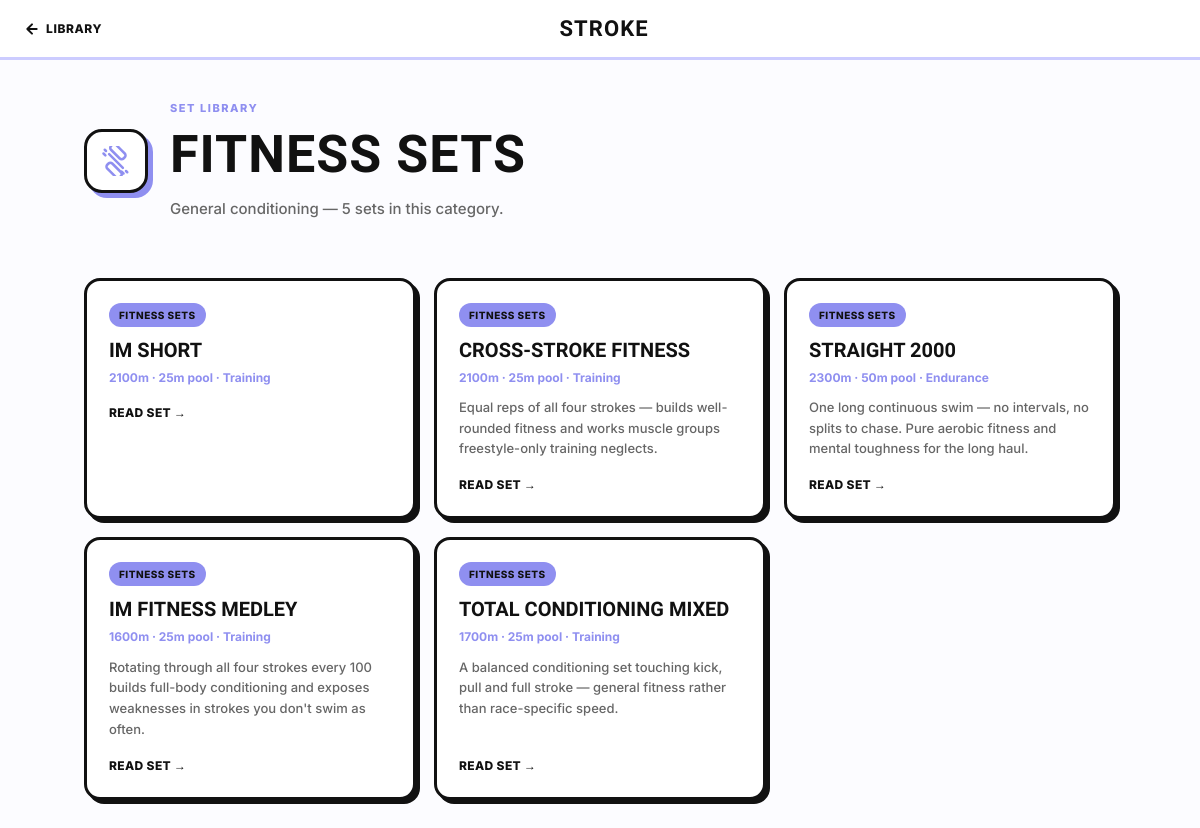
The app's page /sets/category/fitness (signed in) with its own data.
### models.py (models this page shows)
class SavedSet(db.Model):
    __tablename__ = 'saved_set'
    id = db.Column(db.Integer, primary_key=True)
    name = db.Column(db.String(100), nullable=False)
    pool = db.Column(db.String(10), default='25m')
    session_type = db.Column(db.String(50), default='Training')
    sets_data = db.Column(db.Text)  # JSON string, same shape as sessionSets in log.html
    category = db.Column(db.String(30), default='Fitness')
    description = db.Column(db.Text)
    created_by = db.Column(db.Integer, db.ForeignKey('user.id'))
    created_at = db.Column(db.DateTime, default=datetime.utcnow)
    def get_sets(self):
        try:
            return json.loads(self.sets_data or '[]')
        except:
            return []
    def total_distance(self):
        total = 0
        for s in self.get_sets():
            try:
                total += int(s.get('reps', 0)) * int(s.get('dist', 0))
            except:
                pass
        return total

### routes.py (the view)
@main.route('/sets/category/<slug>')
@login_required
def sets_category(slug):
    from app import db
    from models import SavedSet
    from flask import abort
    category = _find_category(slug=slug)
    if not category:
        abort(404)
    sets = (
        db.session.query(SavedSet)
        .filter_by(category=category['key'])
        .order_by(SavedSet.created_at.desc())
        .all()
    )
    return render_template('sets_category.html', category=category, sets=sets)

### routes.py (called while the page is built)
def _find_category(slug=None, key=None):
    for c in SET_CATEGORIES:
        if slug is not None and c['slug'] == slug:
            return c
        if key is not None and c['key'] == key:
            return c
    return None

### templates/sets_category.html (shortened to what this page needs)
<!DOCTYPE html>
<html lang="en">
<head>
<link rel="stylesheet" href="{{ url_for('static', filename='css/main.css') }}">
<link rel="stylesheet" href="{{ url_for('static', filename='css/sets.css') }}">
</head>
<body>
{% from '_set_icons.html' import set_icon %}
<nav class="sets-nav">
  <a href="/sets" class="sets-nav-back">
    <svg width="16" height="16" viewBox="0 0 24 24" fill="none" stroke="currentColor" stroke-width="3" stroke-linecap="round" stroke-linejoin="round"><path d="M19 12H5M12 5l-7 7 7 7"/></svg>
    Library
  </a>
  <a href="/" class="sets-nav-logo">STROKE</a>
</nav>
<div class="sets-wrap">
  <div class="cat-header" style="--cat-color:{{ category.color }}">
    <div class="cat-header-icon">{{ set_icon(category.icon) }}</div>
    <div>
      <p class="sets-eyebrow">Set library</p>
      <h1 class="sets-h1">{{ category.label }}</h1>
      <p class="sets-sub">{{ category.blurb }} — {{ sets|length }} set{{ 's' if sets|length != 1 else '' }} in this category.</p>
    </div>
  </div>
  <div class="sets-card-grid">
    {% for s in sets %}
    <a href="/sets/view/{{ s.id }}" class="set-card" style="--cat-color:{{ category.color }}">
      <span class="set-card-cat">{{ category.label }}</span>
      <p class="set-card-name">{{ s.name }}</p>
      <p class="set-card-meta">{{ s.total_distance() }}m · {{ s.pool }} pool · {{ s.session_type }}</p>
      {% if s.description %}<p class="set-card-desc">{{ s.description }}</p>{% endif %}
      <span class="set-card-cta">Read set →</span>
    </a>
    {% else %}
    <div class="sets-empty">No sets in this category yet.</div>
    {% endfor %}
  </div>
</div>
</body>
</html>

### static/css/main.css (style rules this page uses)
*, *::before, *::after { box-sizing: border-box; margin: 0; padding: 0; }
html { scroll-behavior: smooth; overflow-x: hidden; }
body { font-family: 'Inter', sans-serif; background: #fcfcff; color: #111111; line-height: 1.6; min-height: 100vh; overflow-x: hidden; }
img, svg { max-width: 100%; display: block; }
button, a { cursor: pointer; }
a { color: inherit; text-decoration: none; }
nav { display: flex; align-items: center; justify-content: space-between; padding: 0 24px; height: 64px; position: sticky; top: 0; z-index: 100; background: #ffffff; border-bottom: 3px solid #ccccff; }

### static/css/sets.css (style rules this page uses)
.sets-nav { display:flex; align-items:center; justify-content:space-between; padding:0 24px; height:60px; background:#fff; border-bottom:3px solid #ccccff; position:sticky; top:0; z-index:100; }
.sets-nav-back { font-size:12px; font-weight:800; text-transform:uppercase; letter-spacing:.05em; color:#111; text-decoration:none; display:flex; align-items:center; gap:6px; }
.sets-nav-logo { font-family:'Antonio',sans-serif; font-size:22px; font-weight:700; text-transform:uppercase; letter-spacing:.05em; color:#111; text-decoration:none; }
.sets-wrap { max-width:1080px; margin:0 auto; padding:40px 24px 90px; }
.sets-eyebrow { font-size:11px; font-weight:800; letter-spacing:.14em; text-transform:uppercase; color:#8f8ff0; margin-bottom:10px; }
.sets-h1 { font-family:'Antonio',sans-serif; font-size:clamp(32px,5vw,52px); font-weight:700; text-transform:uppercase; letter-spacing:.02em; line-height:1.05; color:#111; }
.sets-sub { font-size:15px; font-weight:500; color:#666; line-height:1.7; max-width:640px; margin-top:14px; }
.cat-header { display:flex; align-items:center; gap:22px; padding-bottom:12px; }
.cat-header-icon { width:64px; height:64px; flex-shrink:0; color:var(--cat-color,#111); background:#fff; border:3px solid #111; border-radius:18px; padding:14px; box-shadow:5px 5px 0 var(--cat-color,#111); }
.sets-card-grid { display:grid; grid-template-columns:repeat(auto-fit,minmax(260px,1fr)); gap:18px; margin-top:44px; }
.set-card { display:flex; flex-direction:column; background:#fff; border:3px solid #111; border-radius:16px; padding:22px; text-decoration:none; box-shadow:4px 4px 0 #111; transition:transform .18s,box-shadow .18s; }
.set-card-cat { align-self:flex-start; background:var(--cat-color,#ccccff); color:#111; font-size:10px; font-weight:800; text-transform:uppercase; letter-spacing:.05em; padding:4px 10px; border-radius:20px; margin-bottom:12px; }
.set-card-name { font-family:'Antonio',sans-serif; font-size:20px; font-weight:700; text-transform:uppercase; color:#111; line-height:1.15; }
.set-card-meta { font-size:12px; font-weight:700; color:#8f8ff0; margin-top:6px; }
.set-card-desc { font-size:13px; font-weight:500; color:#666; line-height:1.6; margin-top:10px; flex:1; }
.set-card-cta { font-size:12px; font-weight:800; text-transform:uppercase; letter-spacing:.03em; color:#111; margin-top:16px; }

### records on screen
SavedSet: label "FITNESS SETS", name "IM SHORT", total_distance "2100", pool "25m", session_type "Training"
SavedSet: label "FITNESS SETS", name "CROSS-STROKE FITNESS", total_distance "2100", pool "25m", session_type "Training", description "Equal reps of all four strokes — builds well-rounded fitness and works muscle groups freestyle-only training neglects."
SavedSet: label "FITNESS SETS", name "STRAIGHT 2000", total_distance "2300", pool "50m", session_type "Endurance", description "One long continuous swim — no intervals, no splits to chase. Pure aerobic fitness and mental toughness for the long haul."
SavedSet: label "FITNESS SETS", name "IM FITNESS MEDLEY", total_distance "1600", pool "25m", session_type "Training", description "Rotating through all four strokes every 100 builds full-body conditioning and exposes weaknesses in strokes you don't swim as often."
SavedSet: label "FITNESS SETS", name "TOTAL CONDITIONING MIXED", total_distance "1700", pool "25m", session_type "Training", description "A balanced conditioning set touching kick, pull and full stroke — general fitness rather than race-specific speed."

### other values on screen
{{ category.label }} "FITNESS SETS"
{{ category.blurb }} "General conditioning"
{{ sets|length }} "5"
{{ 's' if sets|length != 1 else '' }} "s"
